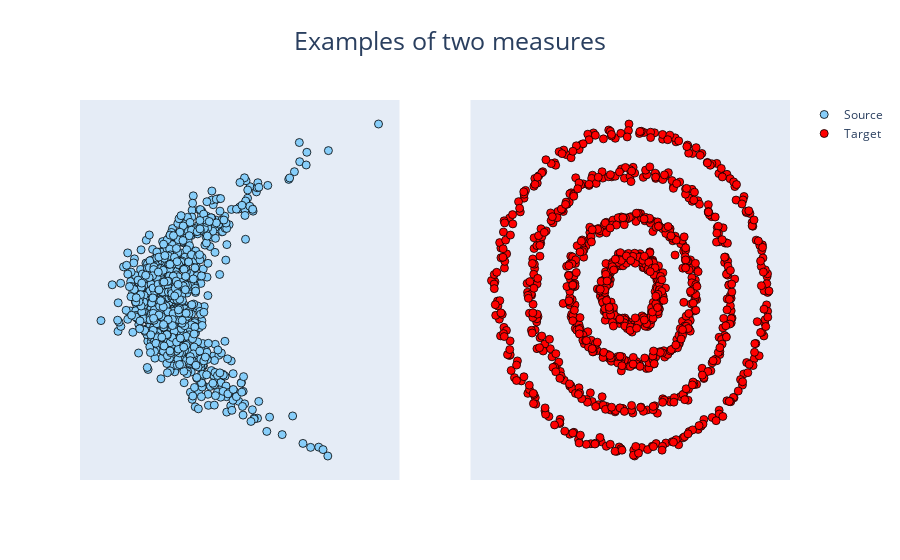

Notebook code for this chart:
### Code cell
train_loader = Dataset(
    source_iter=iter(MAFMoonSampler(size=1024)),
    target_iter=iter(RingSampler(size=1024)),
)
valid_loader = train_loader

moon_samples = next(train_loader.source_iter)
ring_samples = next(train_loader.target_iter)

vizualize_measures(moon_samples, ring_samples)

### Figure 1 — Plotly figure (JSON) as saved in the notebook; plotly's stock layout.template omitted (floating-point values rounded to 4 significant figures; data arrays with more than 128 entries replaced by an {"elided": "..."} marker saying what was removed)
{"data": [{"marker": {"color": "LightSkyBlue", "line": {"color": "black", "width": 0.8}, "size": 8}, "mode": "markers", "name": "Source", "type": "scatter", "x": {"elided": "1024 float values"}, "xaxis": "x", "y": {"elided": "1024 float values"}, "yaxis": "y"}, {"marker": {"color": "red", "line": {"color": "black", "width": 0.8}, "size": 8}, "mode": "markers", "name": "Target", "type": "scatter", "x": {"elided": "1024 float values"}, "xaxis": "x2", "y": {"elided": "1024 float values"}, "yaxis": "y2"}], "layout": {"title": {"font": {"size": 25}, "text": "Examples of two measures", "x": 0.5}, "xaxis": {"anchor": "y", "domain": [0, 0.45], "visible": false}, "xaxis2": {"anchor": "y2", "domain": [0.55, 1], "visible": false}, "yaxis": {"anchor": "x", "domain": [0, 1], "visible": false}, "yaxis2": {"anchor": "x2", "domain": [0, 1], "visible": false}}}
